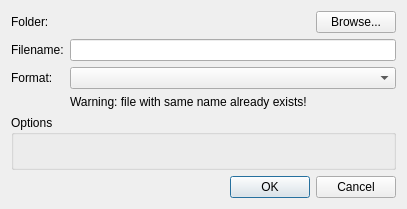
<?xml version="1.0" encoding="UTF-8"?>
<ui version="4.0">
 <class>QnTwoStepFileDialog</class>
 <widget class="QDialog" name="QnTwoStepFileDialog">
  <property name="geometry">
   <rect>
    <x>0</x>
    <y>0</y>
    <width>407</width>
    <height>209</height>
   </rect>
  </property>
  <property name="windowTitle">
   <string notr="true"/>
  </property>
  <property name="modal">
   <bool>true</bool>
  </property>
  <layout class="QVBoxLayout" name="verticalLayout" stretch="0,0,0">
   <item>
    <layout class="QFormLayout" name="formLayout">
     <item row="1" column="0">
      <widget class="QLabel" name="label_3">
       <property name="text">
        <string>Filename:</string>
       </property>
      </widget>
     </item>
     <item row="1" column="1">
      <widget class="QLineEdit" name="fileNameLineEdit"/>
     </item>
     <item row="0" column="0">
      <widget class="QLabel" name="label">
       <property name="text">
        <string>Folder:</string>
       </property>
      </widget>
     </item>
     <item row="0" column="1">
      <layout class="QHBoxLayout" name="horizontalLayout" stretch="1,0">
       <item>
        <widget class="QLabel" name="directoryLabel">
         <property name="text">
          <string notr="true">&lt;folder path (not translatable)&gt;</string>
         </property>
        </widget>
       </item>
       <item>
        <widget class="QPushButton" name="browseButton">
         <property name="text">
          <string>Browse...</string>
         </property>
        </widget>
       </item>
      </layout>
     </item>
     <item row="2" column="0">
      <widget class="QLabel" name="label_5">
       <property name="text">
        <string>Format:</string>
       </property>
      </widget>
     </item>
     <item row="2" column="1">
      <widget class="QComboBox" name="filterComboBox"/>
     </item>
     <item row="3" column="1">
      <widget class="QLabel" name="alreadyExistsLabel">
       <property name="text">
        <string>Warning: file with same name already exists!</string>
       </property>
      </widget>
     </item>
    </layout>
   </item>
   <item>
    <widget class="QGroupBox" name="optionsGroupBox">
     <property name="title">
      <string>Options</string>
     </property>
     <layout class="QGridLayout" name="optionsLayout"/>
    </widget>
   </item>
   <item>
    <widget class="QDialogButtonBox" name="buttonBox">
     <property name="orientation">
      <enum>Qt::Horizontal</enum>
     </property>
     <property name="standardButtons">
      <set>QDialogButtonBox::Cancel|QDialogButtonBox::Ok</set>
     </property>
    </widget>
   </item>
  </layout>
 </widget>
 <resources/>
 <connections/>
</ui>
